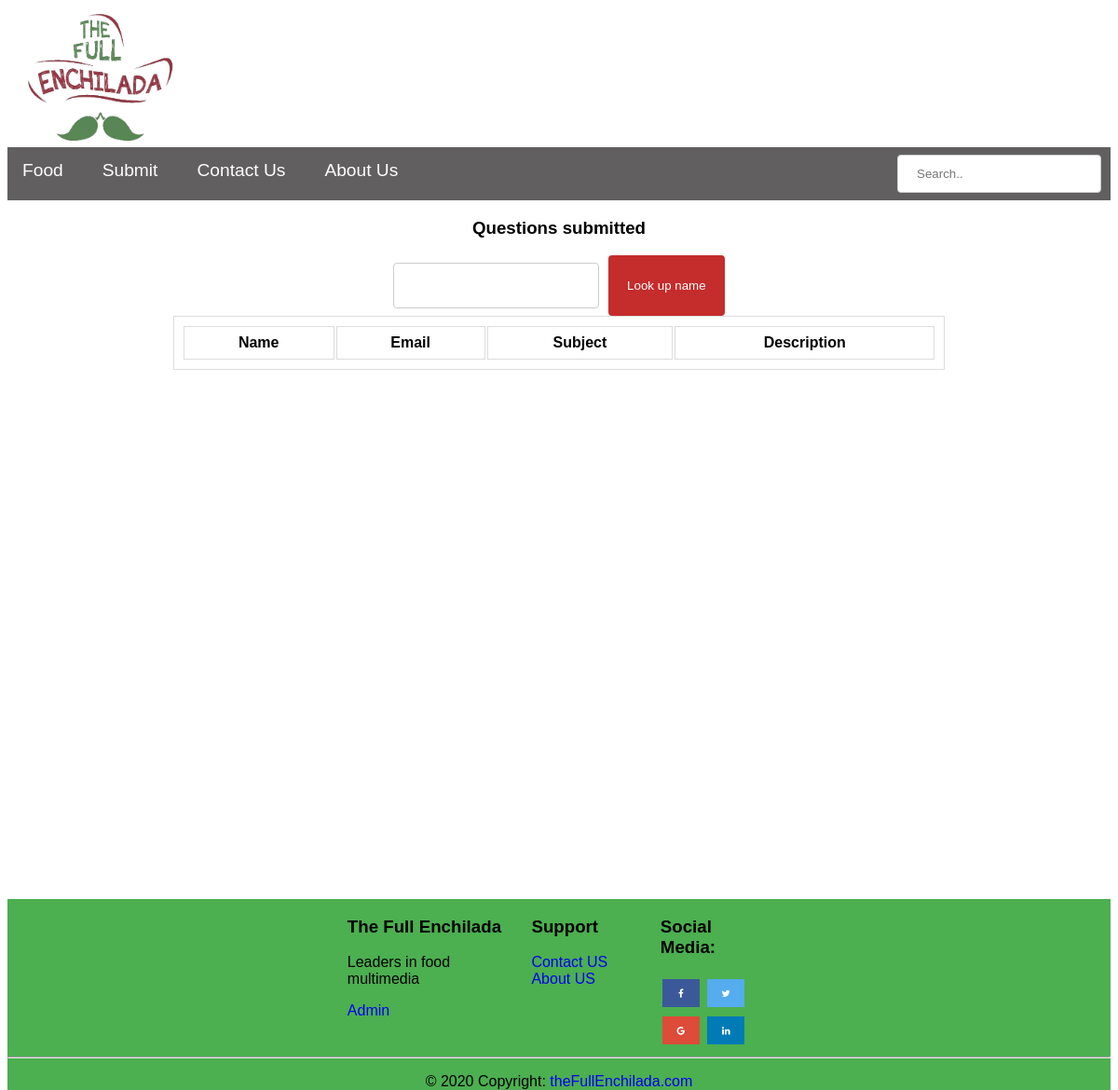
Before: /Pages/Admin.php with the older database file.
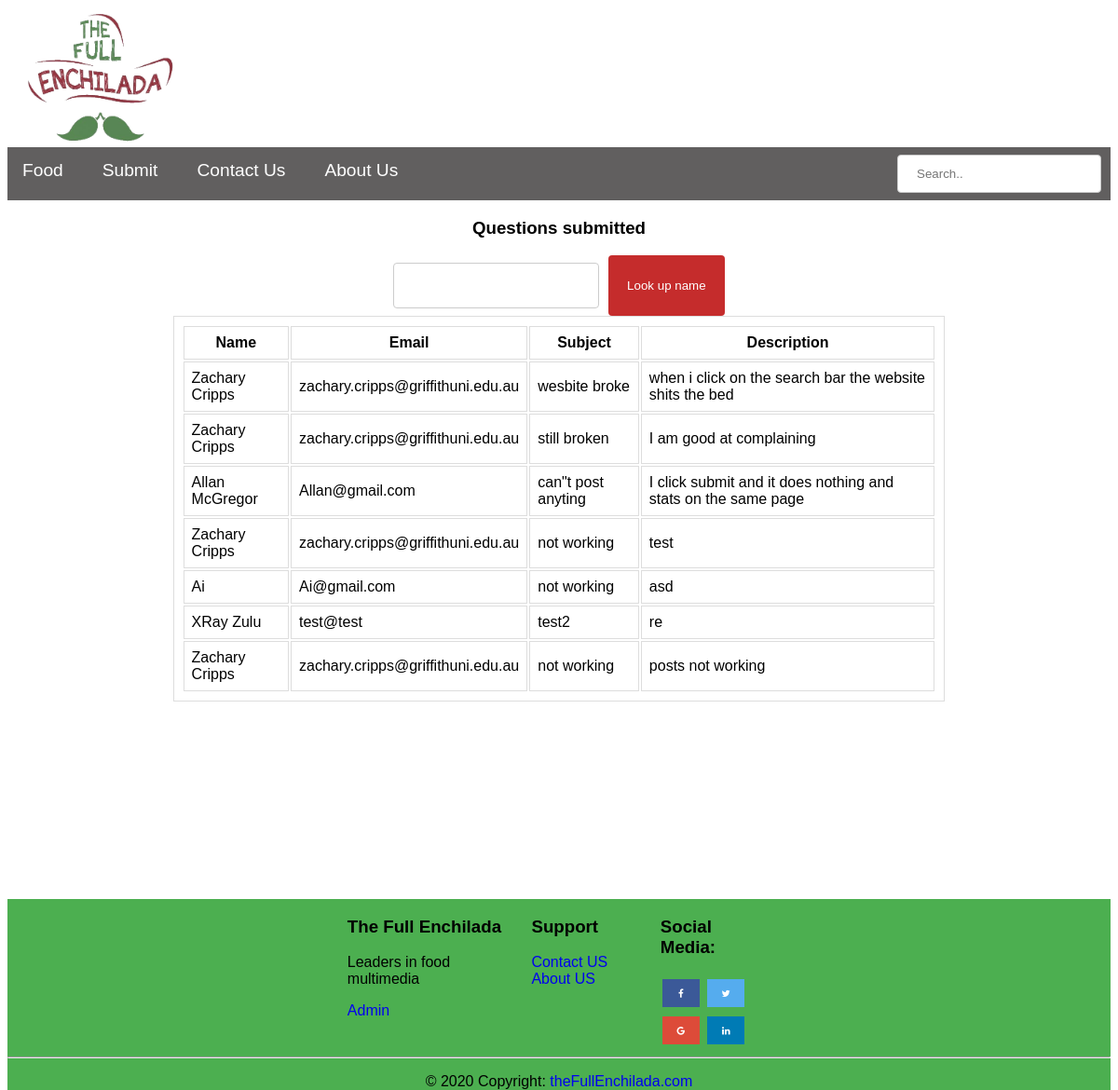
After: the same page with the newer database file.
### tables this page shows
CREATE TABLE Question
(
    QID INTEGER PRIMARY KEY,
    SUBJECT VARCHAR(30) NOT NULL,
    QUESTIONDESCRIPTION VARCHAR(64) NOT NULL,
    CID INTEGER,
    FOREIGN KEY (CID) REFERENCES Customer(CID)
);

CREATE TABLE Customer
(
    CID INTEGER PRIMARY KEY,
    NAME VARCHAR(64) NOT NULL,
    EMAIL VARCHAR(64)
);

### PHP/query.php (called while the page is built, shortened)
<?php
   function getQuestions($searchTerm = null){
      $db = new MyDB();
      $array = [];
      if (!$searchTerm) {
         $sql = 'SELECT * FROM Question Q, Customer C WHERE C.CID = Q.CID';
      }
      else{
         $sql = 'SELECT * FROM Question Q, Customer C WHERE C.CID = Q.CID AND NAME LIKE "%'.$searchTerm.'%"';
      }
       $ret = $db->query($sql);
       if(!$ret){
         echo $db->lastErrorMsg();
         return [];
       } else {
          while($row = $ret->fetchArray(SQLITE3_ASSOC) ){
             $array[] = $row;
          }
          return $array;
       }
   }
?>

### Pages/Admin.php (the view, shortened to what this page needs)
<!DOCTYPE html>
<?php
    require_once '..\PHP\query.php';
    if (isset($_GET['questionName'])){
      $search = $_GET['questionName'];
      $questions = getQuestions($search);
      }
   else{
      $questions = getQuestions();
   }
?>
<html>
   <head>
      <link rel="stylesheet" href="https://cdnjs.cloudflare.com/ajax/libs/font-awesome/4.7.0/css/font-awesome.min.css">
      <link rel="stylesheet" type="text/css" href="..\StyleSheet\styles.css">
   </head>
   <body>
      <header>
         <nav class="navbar ">
            <a href="index.php"><img src="..\Images\theFullEnchilada.png" class ="logoImage" alt="Logo"></a>
            <ul class="navbar-nav ">
               <div class = "moveNavItems">
                  <li class="nav-item ">
                     <a class="nav-link " href="food.html">Food</a>
                  </li>
                  <li class="nav-item ">
                     <a class="nav-link  "  href="submit.php">Submit</a>
                  </li>
                  <li class="nav-item">
                     <a class="nav-link " href="contactUS.php">Contact Us</a>
                  </li>
                  <li class="nav-item ">
                     <a class="nav-link "  href="aboutUs.html">About Us</a>
                  </li>
               </div>
               <li class = "searchBar">
                  <input  name = "search" type="search" placeholder="Search.." aria-label="Search">
               </li>
            </ul>
         </nav>
      </header>
      <div class="container">
         <div class ="centerColumn">
            <h3>Questions submitted</h3>
         </div>
         <div class ="centerColumn">
            <form method = "get" action = "" class = "questionForm">
               <input  type="text" name = "questionName" id = "questionName">
               <input style="margin-left:10px;" type="submit" value="Look up name">
            </form>
         </div>
         <div class ="centerColumn">
            <table style="width:70%">
            <tr>
               <th>Name</th>
               <th>Email</th>
               <th>Subject</th>
               <th>Description</th>
            </tr>
               <?php
                  foreach ($questions as $question){
                     echo "<tr>";
                     echo "<td>" . $question['NAME']."</td>";
                     echo "<td>" . $question['EMAIL']."</td>";
                     echo "<td>" . $question['SUBJECT']."</td>";
                     echo "<td>" . $question['QUESTIONDESCRIPTION']."</td>";
                     echo "</tr>";
                  }
               ?>
            </table>
         </div>
      </div>
      <footer>
         <div class="row">
            <div class="centerColumn">
               <div class="footercolumn footerleft">
                  <h3>The Full Enchilada</h3>
                  <p>Leaders in food multimedia </p>
                  <a href="Admin.php">Admin</a>
               </div>
               <div class="footercolumn footermiddle">
                  <h3 >Support</h3>
                  <ul class="list-unstyled">
                     <li>
                        <a href="contactUs.php">Contact US</a>
                     </li>
                     <li>
                        <a href="aboutUs.html">About US</a>
                     </li>
                  </ul>
               </div>
               <div class="footercolumn footerright">
                  <h3> Social Media:</h3>
                  <a href="#" class="fa fa-facebook"></a>
                  <a href="#" class="fa fa-twitter"></a>
                  <a href="#" class="fa fa-google"></a>
                  <a href="#" class="fa fa-linkedin"></a>
               </div>
            </div>
         </div>
         <hr>
         <p style = "text-align:center;">© 2020 Copyright:<a href="https://google.com/"> theFullEnchilada.com</a></p>
      </footer>
   </body>
</html>

Changed rows visible on the page:
added question: CID.NAME "Zachary Cripps", CID.EMAIL "zachary.cripps@griffithuni.edu.au", SUBJECT "wesbite broke", QUESTIONDESCRIPTION "when i click on the search bar the website shits the bed"
added question: CID.NAME "Zachary Cripps", CID.EMAIL "zachary.cripps@griffithuni.edu.au", SUBJECT "still broken", QUESTIONDESCRIPTION "I am good at complaining"
added question: CID.NAME "Allan McGregor", CID.EMAIL "Allan@gmail.com", SUBJECT "can\"t post anyting", QUESTIONDESCRIPTION "I click submit and it does nothing and stats on the same page"
added question: CID.NAME "Zachary Cripps", CID.EMAIL "zachary.cripps@griffithuni.edu.au", SUBJECT "not working", QUESTIONDESCRIPTION "test"
added question: CID.NAME "Ai", CID.EMAIL "Ai@gmail.com", SUBJECT "not working", QUESTIONDESCRIPTION "asd"
added question: CID.NAME "XRay Zulu", CID.EMAIL "test@test", SUBJECT "test2", QUESTIONDESCRIPTION "re"
added question: CID.NAME "Zachary Cripps", CID.EMAIL "zachary.cripps@griffithuni.edu.au", SUBJECT "not working", QUESTIONDESCRIPTION "posts not working"
